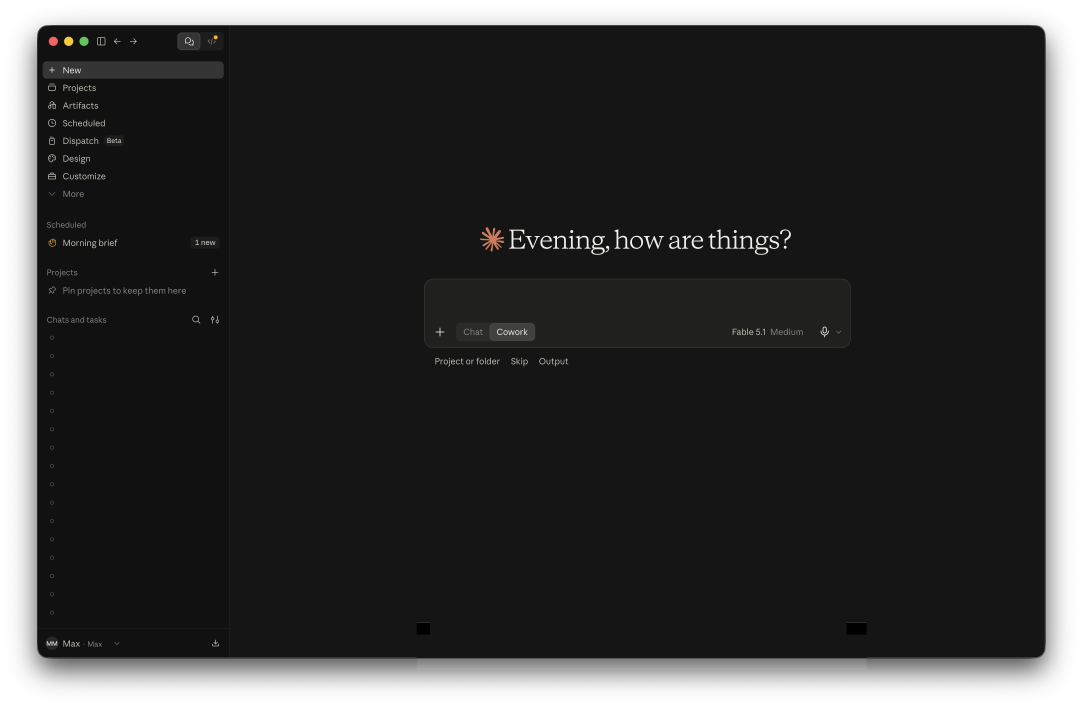
#> input picture Scripts/store/claude/base.png, 3248 x 2122 px (shown at 1/3 size)
$ python generate.py
#> lines starting #> are read from the running program, lines starting #| are printed output that depends on the picture; pictures that were not available may be replaced by others from this repository, and a replacement may not be noted
### Scripts/store/paint.py
"""Headless-Chrome text rendering for the painted scenes (slack, claude).

Each scene makes one Painter with its scratch directory, the device scale
that reproduces its app's rasterisation, and a page width wide enough for
its longest line, then pastes lines set in its app's own font onto the base.
Needs Google Chrome, Pillow and numpy.
"""
import os
import subprocess

import numpy as np
from PIL import Image

CHROME = "/Applications/Google Chrome.app/Contents/MacOS/Google Chrome"
TEXT_PAGE_HEIGHT = 60
# A pixel is ink when its luminance differs from the background's by more than this.
INK_THRESHOLD = 60


class Painter:
    def __init__(self, out_dir, dsf, text_width):
        self.out_dir, self.dsf, self.text_width = out_dir, dsf, text_width

    def chrome(self, html, out, w, h):
        path = os.path.join(self.out_dir, "page.html")
        with open(path, "w") as f:
            f.write(html)
        subprocess.run([CHROME, "--headless=new", "--disable-gpu", "--hide-scrollbars",
                        f"--force-device-scale-factor={self.dsf}", f"--window-size={w},{h}",
                        f"--screenshot={out}", f"file://{path}"], capture_output=True, check=True)
        return Image.open(out).convert("RGB")

    def text(self, label, font_url, size, color, bg):
        """Render one line in the font at font_url; returns the image and the ink bbox."""
        html = (f'<!doctype html><meta charset=utf-8><style>@font-face{{font-family:F;src:url({font_url})}}'
                f'html,body{{margin:0;background:{bg}}}.m{{position:absolute;left:5px;top:10px;font:{size}px/1.2 F;'
                f'color:{color};-webkit-font-smoothing:antialiased;white-space:nowrap}}</style><div class=m>{label}</div>')
        im = self.chrome(html, os.path.join(self.out_dir, "text.png"), self.text_width, TEXT_PAGE_HEIGHT)
        lum = np.array(im.convert("L")).astype(int)
        bg_lum = int(np.array(Image.new("RGB", (1, 1), bg).convert("L"))[0, 0])
        ys, xs = np.where(np.abs(lum - bg_lum) > INK_THRESHOLD)
        return im, (xs.min(), ys.min(), xs.max() + 1, ys.max() + 1)

    def paste_text(self, dst, label, font_url, size, color, bg, x, cap_top, clip=None):
        """Paste one line with its ink starting at x and its cap height at cap_top, cut off at
        clip (right, bottom) if given; returns the x where the ink ends."""
        im, (x0, y0, x1, y1) = self.text(label, font_url, size, color, bg)
        piece = im.crop((x0 - 2, y0 - 3, x1 + 2, y1 + 3))
        if clip is not None:
            piece = piece.crop((0, 0, min(piece.width, clip[0] - (x - 2)), min(piece.height, clip[1] - (cap_top - 3))))
        dst.paste(piece, (x - 2, cap_top - 3))
        return x + (x1 - x0)

### Scripts/store/claude/generate.py
#!/usr/bin/env python3
"""Repaint the Claude Desktop capture with our own chat list and a prompt in the composer.

    python3 Scripts/store/claude/generate.py

base.png is a 1512x949 dark-mode window capture, prepared by prepare.py (see the store-screenshots skill),
which runs scrub() so the captured chat titles and runs never reach git. Text is
set in the Anthropic Sans that ships inside Claude.app, rendered by headless
Chrome at device scale 2, which reproduces the app's rasterisation: the
sidebar rows and the composer placeholder match the capture to the pixel in
width and height. Constants are device px measured on base.png.
"""
import os
import sys

from PIL import Image, ImageDraw

HERE = os.path.dirname(os.path.abspath(__file__))
sys.path.insert(0, os.path.dirname(HERE))
from paint import Painter

OUT = os.path.join(HERE, "out")
FONT_URL = f"file://{HERE}/fonts/sans.ttf"
PAINT = Painter(OUT, dsf=2, text_width=700)

# Sidebar "Chats and tasks" list: ink of the first title starts here and the
# rows repeat every 55 px; the list is clipped by the footer's rule.
LIST_X, LIST_CAP, LIST_PITCH = 190, 1003, 55
LIST_BOX = (185, 990, 683, 1885)
LIST_SIZE, LIST_COLOR = 13, "#c3c2b8"

# Composer: the placeholder's ink box, and the field's white inside.
COMPOSER_X, COMPOSER_CAP = 1307, 874
COMPOSER_BOX = (1280, 850, 2545, 940)
COMPOSER_SIZE, COMPOSER_COLOR = 16, "#e8e6e3"
CARET_H, CARET_GAP = 40, 4

# The "Active" list of scheduled runs under the composer, cleared to the
# main pane's background.
ACTIVE_BOX = (1290, 1190, 2540, 2000)


def hexstr(rgb):
    return "#%02x%02x%02x" % tuple(rgb[:3])


def scrub(im):
    """Clear, in place, the chat list, the composer and the Active runs, each to the colour at its top-left corner."""
    draw = ImageDraw.Draw(im)
    for box in (LIST_BOX, COMPOSER_BOX, ACTIVE_BOX):
        draw.rectangle((box[0], box[1], box[2] - 1, box[3] - 1), fill=im.getpixel(box[:2]))
    # The footer's rule, the row under the list, carries the tops of the next title's letters.
    rule = (LIST_BOX[0], LIST_BOX[3], LIST_BOX[2] - 1, LIST_BOX[3])
    draw.line(rule, fill=im.getpixel(rule[:2]))


def generate(chats, prompt, out_path):
#> called with out_path = 'Scripts/store/claude/out/claude.png'
    base = Image.open(os.path.join(HERE, "base.png")).convert("RGBA")
#> base is the input picture: PIL image 3248x2122 RGBA; mean R, G, B, A 18.7, 18.6, 18.5, 217.5
    src = base.convert("RGB")
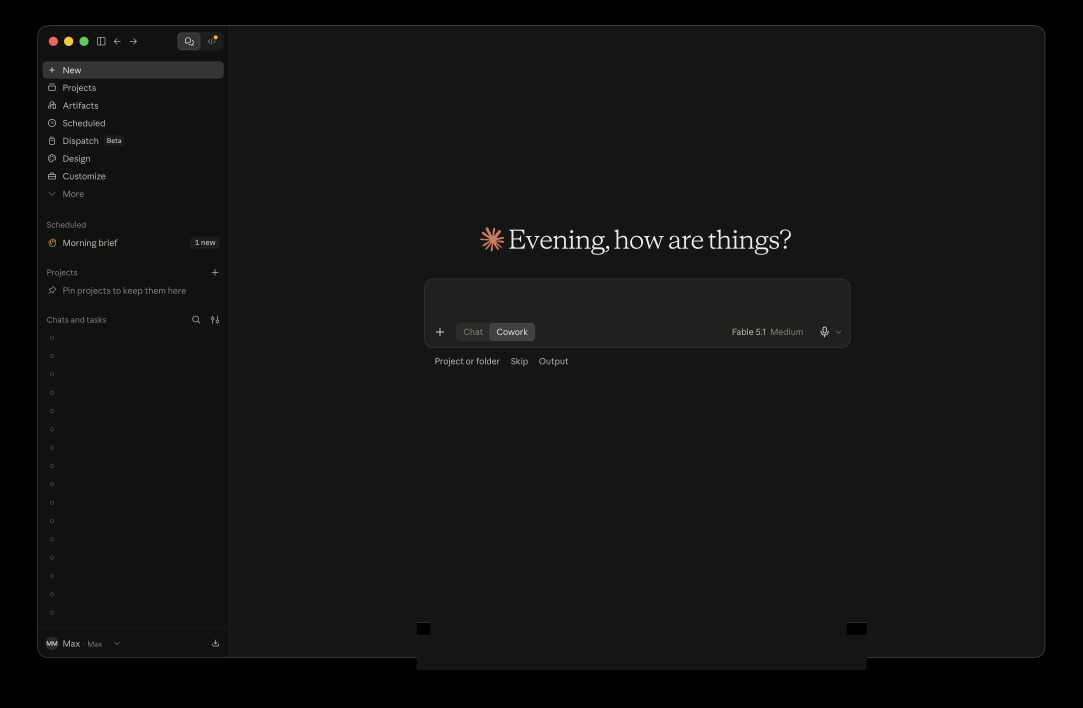
#> src: PIL image 3248x2122 RGB (shown at 1/3 size); mean R, G, B 18.7, 18.6, 18.5
    scrub(src)
    draw = ImageDraw.Draw(src)

    sidebar = hexstr(src.getpixel(LIST_BOX[:2]))
#> sidebar = '#111111'
    for i, title in enumerate(chats):
        PAINT.paste_text(src, title, FONT_URL, LIST_SIZE, LIST_COLOR, sidebar, LIST_X, LIST_CAP + i * LIST_PITCH,
                   clip=(LIST_BOX[2], LIST_BOX[3]))
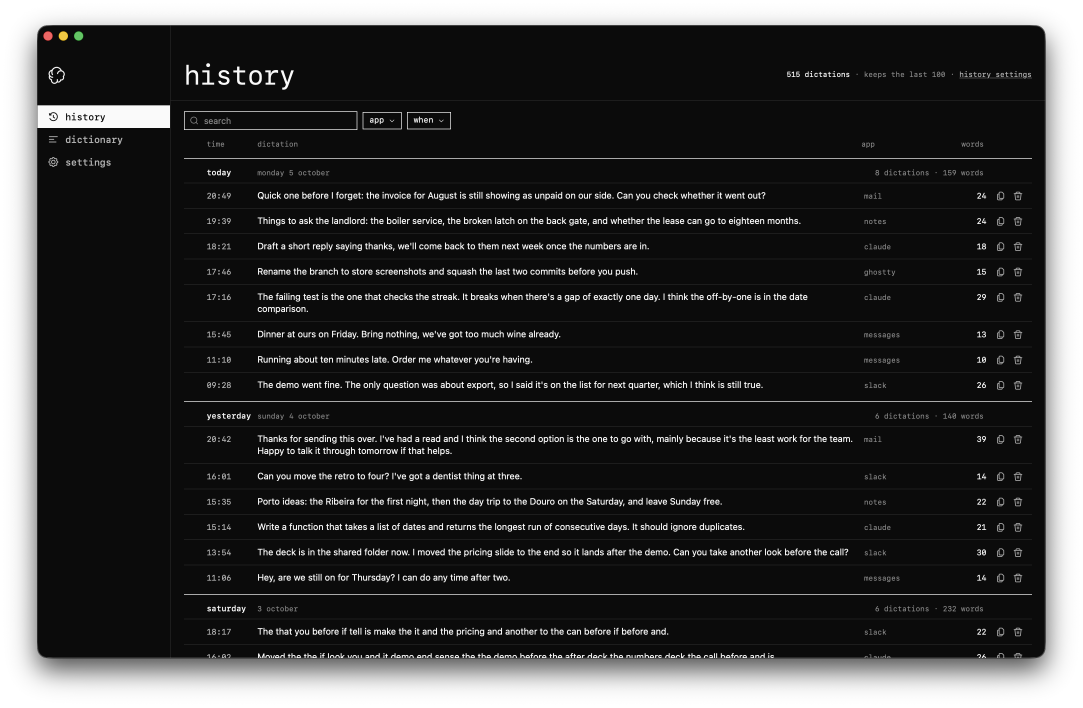
#> input picture Scripts/store/app/history.png, 3248 x 2122 px, given in place of text.png, which was not available (shown at 1/3 size)
#> in chrome, `return Image.open(out).convert("RGB")`:
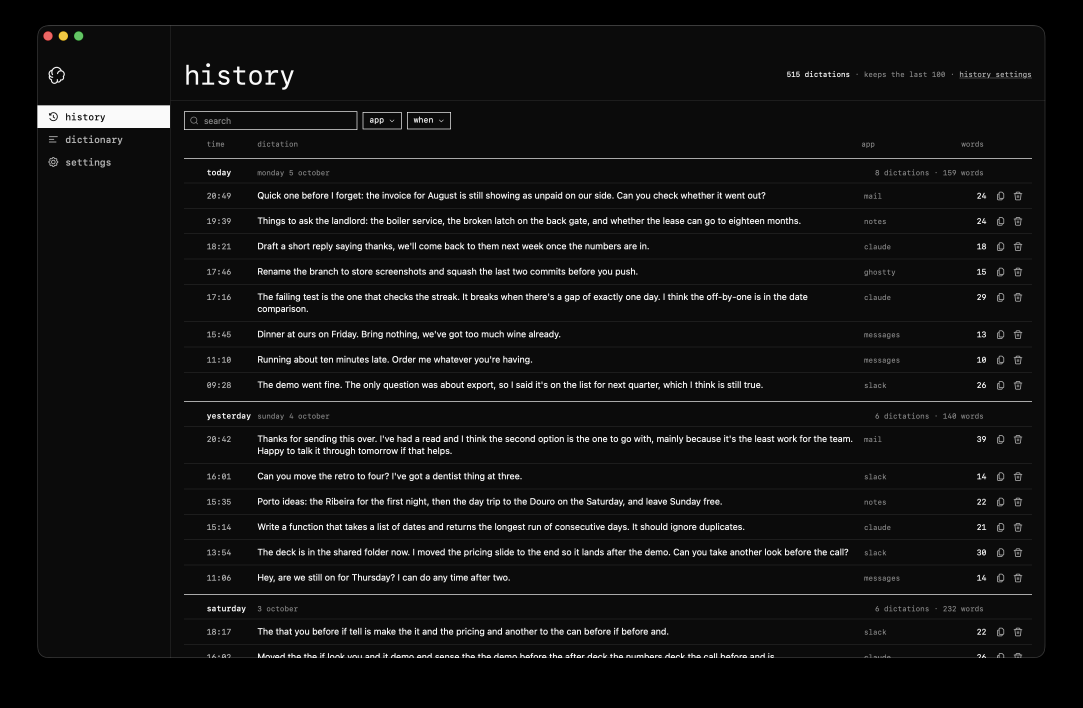
#> returned value: PIL image 3248x2122 RGB (shown at 1/3 size); mean R, G, B 17.3, 17.3, 17.3
#> in text, `lum = np.array(im.convert("L")).astype(int)`:
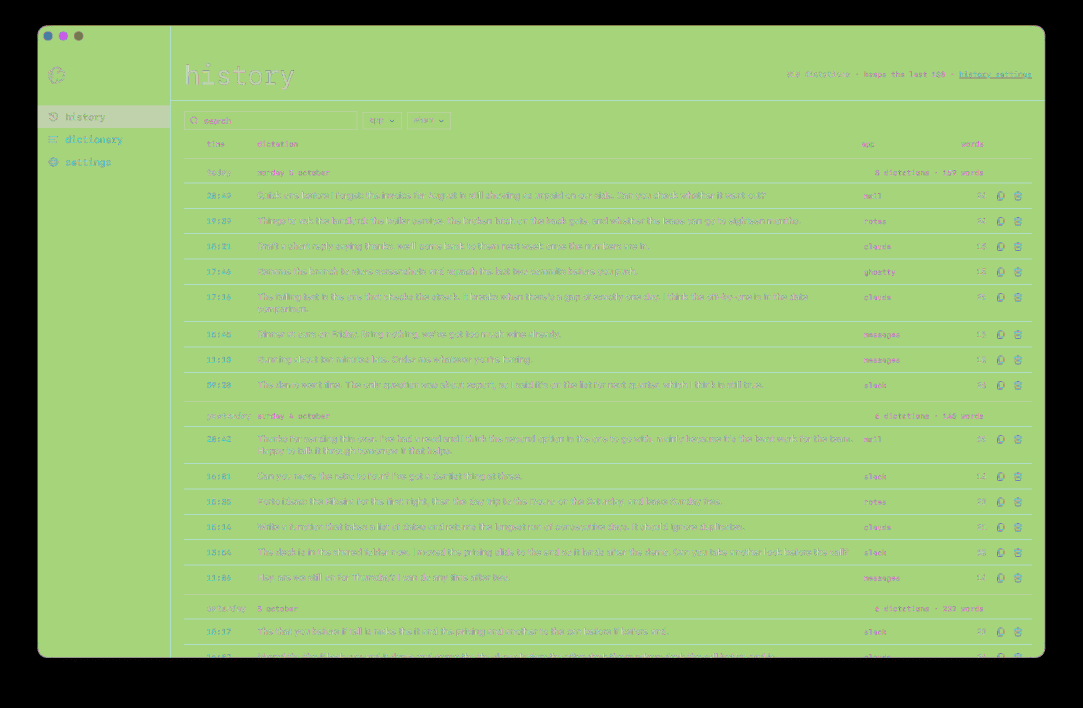
#> lum: shape (2122, 3248) int64 (shown at 1/3 size); 251 distinct labels, from 0 to 251; one colour per label, 0 black
#> in paste_text, `im, (x0, y0, x1, y1) = self.text(label, font_url, size, color, bg)`: x0 = 112; y0 = 76; x1 = 3136; y1 = 1974
#> in paste_text, `piece = im.crop((x0 - 2, y0 - 3, x1 + 2, y1 + 3))`:
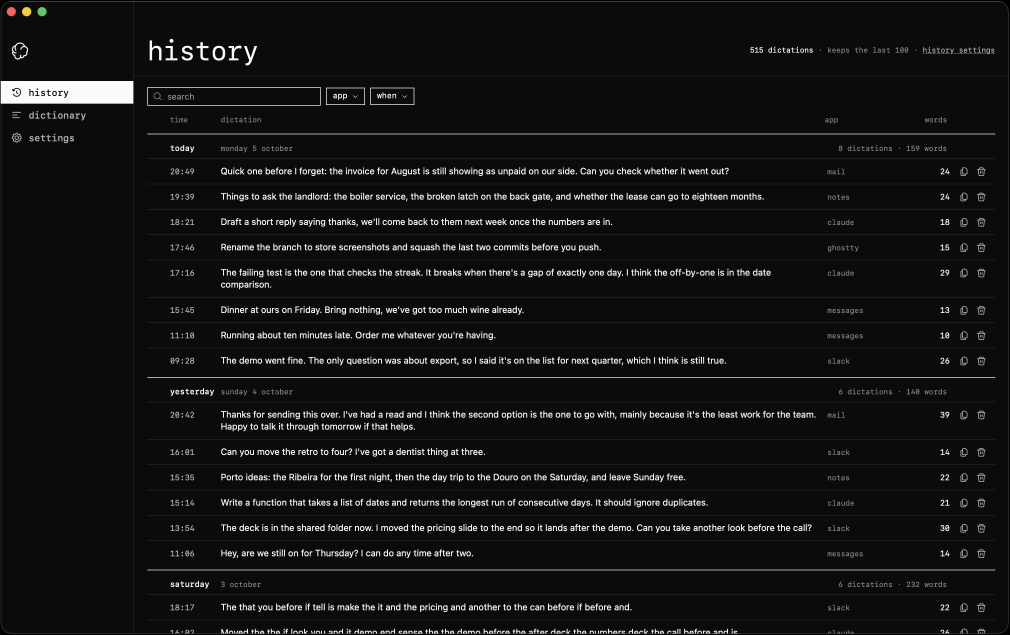
#> piece: PIL image 3028x1904 RGB (shown at 1/3 size); mean R, G, B 20.7, 20.7, 20.6
#> in paste_text, `piece = piece.crop((0, 0, min(piece.width, clip[0] - (x - 2)), min(pie..`:
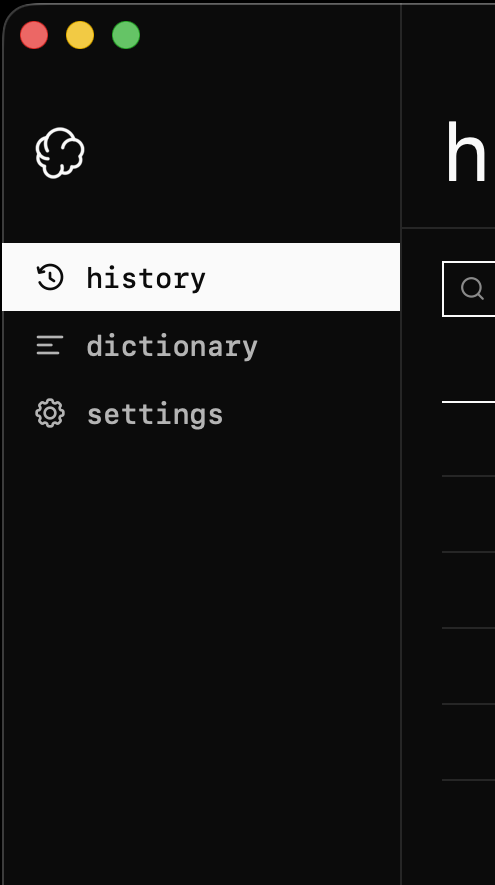
#> piece: PIL image 495x885 RGB; mean R, G, B 28.5, 28.4, 28.1

    field = hexstr(src.getpixel(COMPOSER_BOX[:2]))
    end = PAINT.paste_text(src, prompt, FONT_URL, COMPOSER_SIZE, COMPOSER_COLOR, field, COMPOSER_X, COMPOSER_CAP)
    top = COMPOSER_CAP - (CARET_H - 31) // 2
    draw.rectangle((end + CARET_GAP, top, end + CARET_GAP + 1, top + CARET_H), fill=COMPOSER_COLOR)

    src.putalpha(base.getchannel("A"))
    os.makedirs(os.path.dirname(out_path), exist_ok=True)
    src.save(out_path)
    return out_path


if __name__ == "__main__":
    os.makedirs(OUT, exist_ok=True)
    chats = [
        "Reply to Sam about pricing",
        "Trip to Lisbon in October",
        "Board call notes",
        "Book a table for six on Friday",
        "Sourdough starter timing",
        "Explain the tax letter",
        "Birthday ideas for Anna",
        "Offsite agenda draft",
        "Fix the squeaky door",
        "Lemon cake recipe",
        "Compare running shoes",
        "Summarise the lease",
        "Kitchen repaint plan",
        "Packing list for Scotland",
        "Thank-you note to the team",
        "Where to stay in Porto",
        "Weekend plan with the kids",
    ]
#> (the run stopped early here; a loop or call above may not have finished)
